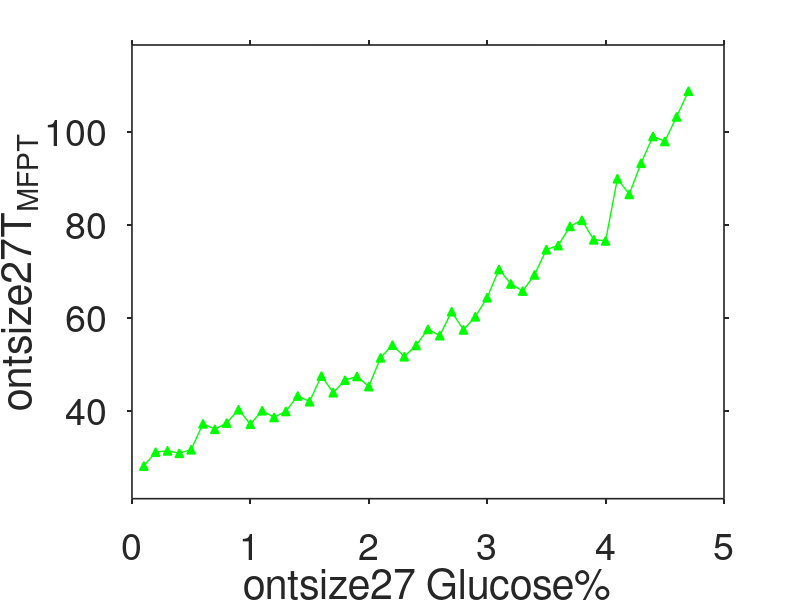
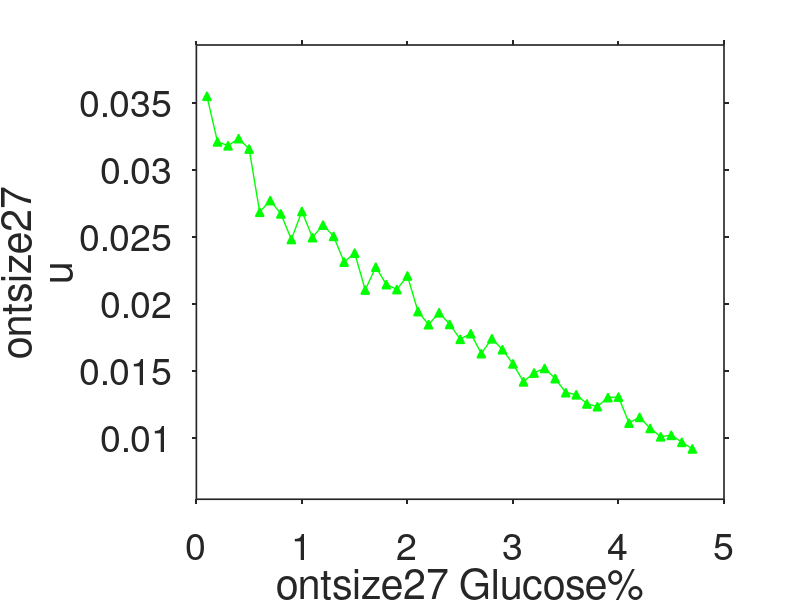

These figures' MATLAB source, in order:
clc
clear
a=load('MFPT_h=0.002_r=0.01.txt');

h=figure(1)
plot(a(:,1),a(:,2),'^-', 'Color', 'g', 'LineWidth', 1, 'MarkerFaceColor', 'g', 'MarkerSize', 6.2)
hold on
xlim([0 5])
ylim([21.141003231775237,118.6195211265201])
set(gca,'XTickLabelRotation',0);
set(gca,'xtick',0:1:5)
set(gca,'LineWidth',1.2,'Fontsize',27)
set(gca,'TickDir', 'out', 'TickLength', [0.009 0.1])
xlabel("\fontsize{27} Glucose%");
ylabel("\fontsize{27}T_{MFPT}");

h=figure(2);
plot(a(:,1),1./a(:,2),'^-', 'Color', 'g', 'LineWidth', 1, 'MarkerFaceColor', 'g', 'MarkerSize', 6.2)
hold on
xlim([0 5])
ylim([0.005432963104116,0.039315756553876])
set(gca,'xtick',0:1:5)
set(gca,'XTickLabelRotation',0);
set(gca,'LineWidth',1.2,'Fontsize',27)
set(gca,'TickDir', 'out', 'TickLength', [0.009 0.1])
xlabel("\fontsize{27} Glucose%");
ylabel("\fontsize{27}\nu");
